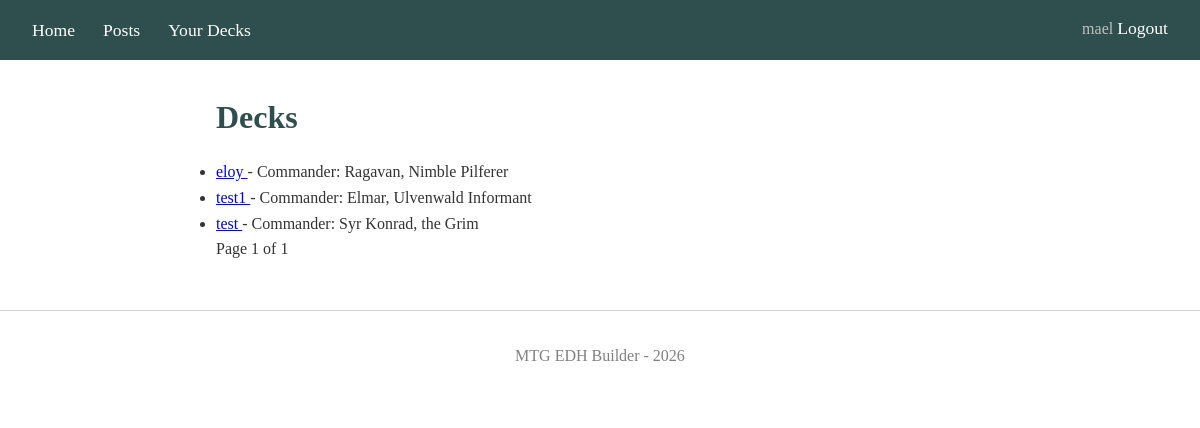
Screenshot of /decks/ (signed in) with the database file from the repository.
### blog/models.py (models this page shows, shortened)
class Deck(models.Model):
    name = models.CharField(max_length=200)
    description = models.TextField(blank=True)
    created_at = models.DateTimeField(auto_now_add=True)
    updated_at = models.DateTimeField(auto_now=True)
    author = models.ForeignKey(User, on_delete=models.CASCADE)
    is_public = models.BooleanField(default=True)
    commander = models.ForeignKey(
        Card, on_delete=models.PROTECT,
        related_name='commander', help_text="First commander")
    partner_commander = models.ForeignKey(
        Card,
        on_delete=models.SET_NULL,
        null=True, blank=True,
        related_name='commander_partner',
        help_text="Second commander if both have partner"
    )
    card_count = models.PositiveSmallIntegerField(default=0)
    avg_cmc = models.DecimalField(max_digits=4, decimal_places=2, default=0)
    class Meta:
        ordering = ['-updated_at']
        verbose_name = 'Deck'
        verbose_name_plural = 'Decks'
        constraints = [
            models.UniqueConstraint(
                fields=['author', 'name'],
                name = 'unique_deck_name_per_user'
            )
        ]

class Card(models.Model):
    scryfall_id = models.UUIDField(unique=True)
    oracle_id = models.UUIDField()
    name = models.CharField(max_length=200) # name of the card
    type_line = models.CharField(max_length=200, default='')
    set_code = models.CharField(max_length=10)
    collector_number = models.CharField(max_length=20)
    cmc = models.IntegerField(default=0) # Converted mana cost of the card, used for calculate the average cmc of a deck
    color_identity = models.CharField(max_length=10, default='') # Sorted letters from {W,U,B,R,G}; empty = colorless
    image_url = models.URLField() # default image size
    image_large_url = models.URLField(default='') # larger image for hover
    def __str__(self):
        return self.name

### blog/views.py (the view)
# urls.py: path("decks/", views.DeckListView.as_view(), name="decks"),
class DeckListView(DeckAccessMixin, ListView):
    model = Deck
    template_name = "blog/deck_list.html"
    context_object_name = "decks"
    paginate_by = 5

### blog/views.py (called while the page is built)
    def get_queryset(self):
        user = self.request.user
        if user.is_authenticated:
            return Deck.objects.filter(Q(author=user) | Q(is_public=True))
        return Deck.objects.filter(is_public=True)

### templates/blog/deck_list.html (shortened to what this page needs)
{% extends "base.html" %}
{% block content %}
<h1>Decks</h1>
<ul>
{% for deck in decks %}
    <li>
        <a href="{% url 'blog:deck_detail' deck.id %}">
            {{ deck.name }}
        </a>
        - Commander: {{ deck.commander }}
    </li>
{% endfor %}
</ul>
<div>
<span>
    Page {{ page_obj.number }} of {{ page_obj.paginator.num_pages }}
</span>
</div>
{% endblock %}

### templates/base.html (shortened to what this page needs)
{% load static %}
<!DOCTYPE html>
<html lang="en">
<head>
    {% load static %}
    <link rel="stylesheet" href="{% static 'blog/main.css' %}">
</head>
<body>
    <nav>
    <a href="{% url 'blog:home' %}">Home</a>
    <a href="{% url 'blog:decks' %}">Posts</a>
    <a href="{% url 'blog:your_decks' %}">Your Decks</a>
    <span class="nav-right">
        {% if user.is_authenticated %}
            <span class="nav-user" id="logged-user-name">{{ user.username }}</span>
            <form method="post" action="{% url 'logout' %}" class="inline-form">
                <button type="submit" class="logout-btn" id="logout-btn">Logout</button>
            </form>
        {% else %}
            <a id="login-btn" href="{% url 'login' %}">Login</a>
            <a id="signup-btn" href="{% url 'signup' %}">Sign Up</a>
        {% endif %}
    </span>
    </nav>
    <div class="container">
        {% block content %}{% endblock %}
    </div>
    <footer>
        <p>MTG EDH Builder - 2026</p>
    </footer>
</body>
</html>

### blog/static/blog/main.css (style rules this page uses)
:root { --midnight-violet: #242038; --slate-blue: #725ac1; --soft-periwinkle: #8d86c9; --pale-slate: #cac4ce; --linen: #f7ece1; }
* { margin: 0; padding: 0; box-sizing: border-box; }
body { font-family: Georgia, serif; line-height: 1.6; color: #333; }
nav { background: darkslategray; padding: 1rem 2rem; }
nav a { color: white; text-decoration: none; margin-right: 1.5rem; font-size: 1.1rem; }
.container { max-width: 800px; margin: 2rem auto; padding: 0 1rem; }
h1, h2, h3 { margin-bottom: 1rem; color: darkslategray; }
footer { text-align: center; padding: 2rem; color: gray; margin-top: 3rem; border-top: 1px solid lightgray; }
.nav-right { float: right; }
.nav-user { color: silver; }
.logout-btn { background: none; border: none; color: white; cursor: pointer; font-size: 1.1rem; font-family: Georgia, serif; }
.inline-form { display: inline; }

### rows the page displays
Deck: name "eloy", commander "Ragavan, Nimble Pilferer"
Deck: name "test1", commander "Elmar, Ulvenwald Informant"
Deck: name "test", commander "Syr Konrad, the Grim"

### other values shown
{{ user.username }} "mael"
{{ page_obj.number }} "1"
{{ page_obj.paginator.num_pages }} "1"
